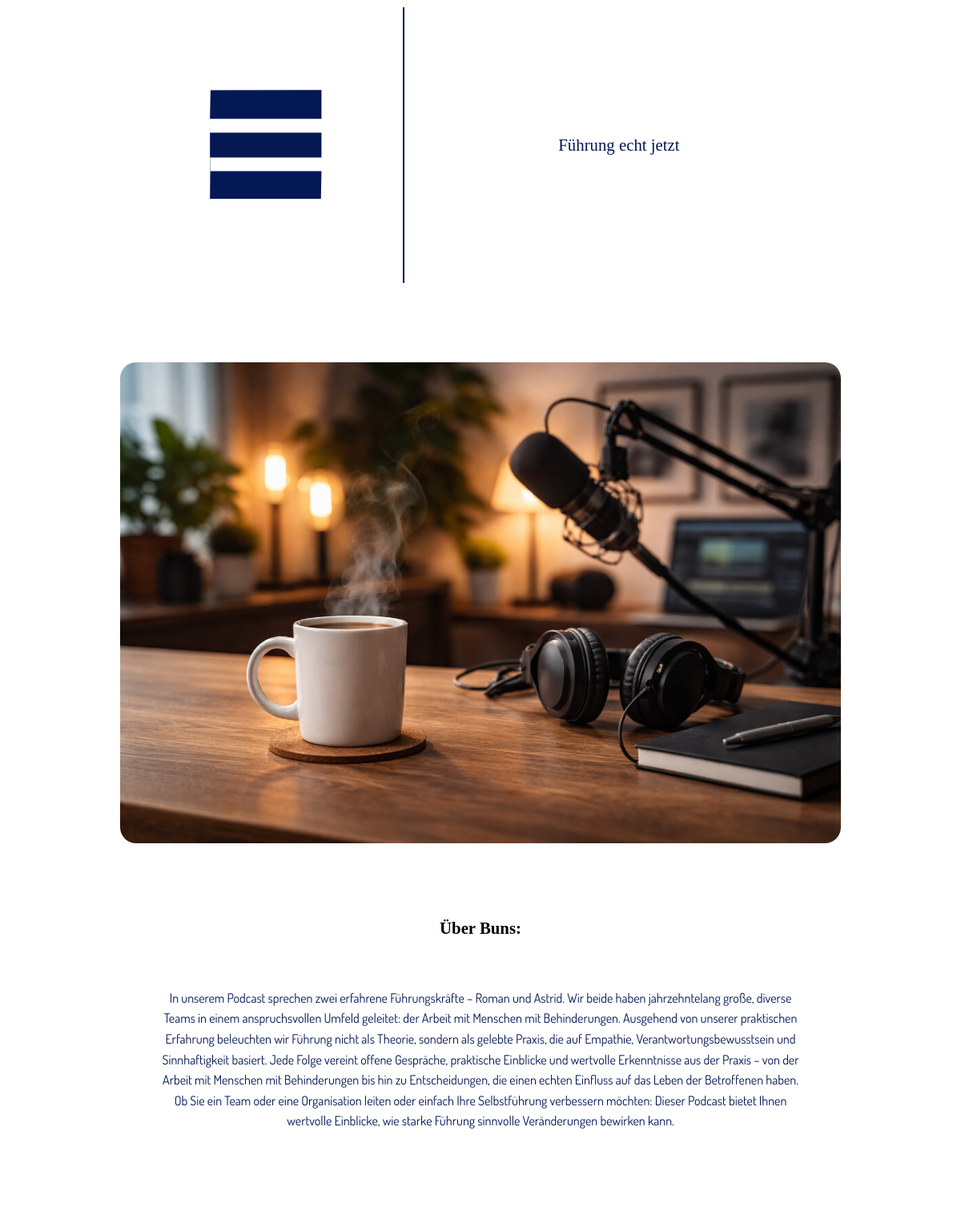
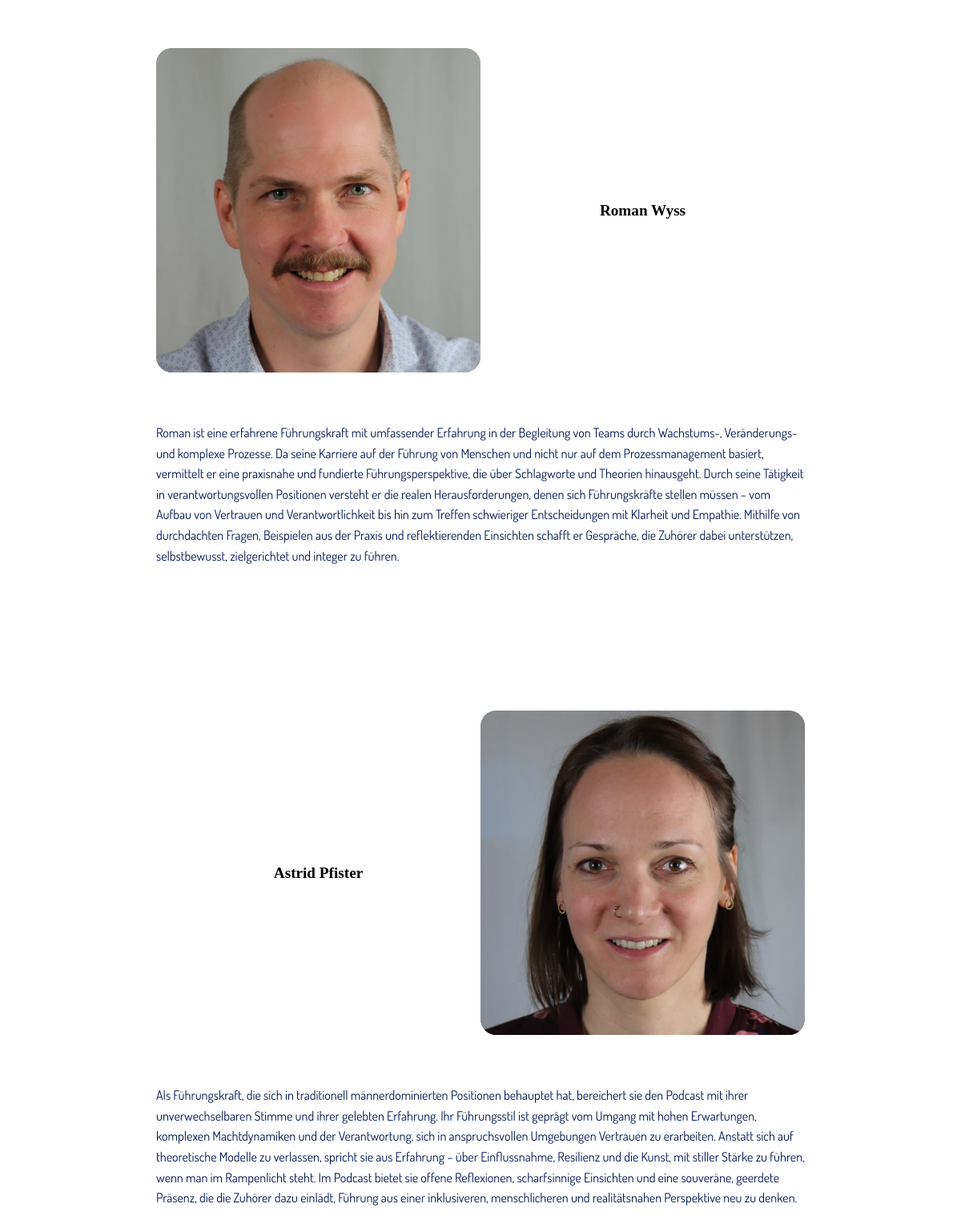
/about, run on the app's committed database (2 pictures, top to bottom).
### roman/models.py (models this page shows, shortened)
class AboutText(models.Model):
    numo= models.CharField(max_length=None)
    text= models.CharField(max_length=None)
    class Meta:
        ordering = ['numo']

### roman/views.py (the view)
# urls.py: path('about',views.Aboutpage.as_view(),name='about'),
class Aboutpage(TemplateView):
    template_name= 'roman/about.html'
    def get(self, request):
        bodytext={}
        words=AboutText.objects.all()
        for text in words:
            bodytext[text.numo]={"numo":text.numo,"text":text.text}
        homepics={}
        pics=HomePics.objects.all()
        for pic in pics:
            try:
                homepics[pic.name]=pic.mainpic.url
            except Exception as e:
                homepics[pic.name]="blank"
        args = {"bodytext":bodytext,"pics":homepics,"from":"adminhome"}
        return render(request,self.template_name,args)

### roman/templates/roman/about.html (shortened to what this page needs)
{% extends 'roman/nav.html' %}
{% load static %}
{% block pregroup %}
<link rel="stylesheet" href="{% static 'roman/css/about.css' %}">
<img class="banner" src="/static{{ pics.aboutbanner }}" alt="">
<div class="bannertext twotext science">
  {{bodytext.1.text}}
</div>
<div class="visiontext dosis spacetext">
  {{bodytext.2.text}}
</div>
<div class="card">
  <div class="fullfill">
    <img class="cardimg img1" src="/static{{ pics.aboutroman }}" alt="">
  </div>
  <div class="fullfill">
    <div class="center cardtitle twotext science">
      Roman Wyss
    </div>
  </div>
</div>
<div class="carddes dosis spacetext">
  {{bodytext.3.text}}
</div>
<div class="card">
  <div class="fullfill">
    <div class="center cardtitle twotext science">
      Astrid Pfister
    </div>
  </div>
  <div class="fullfill">
    <img class="cardimg img2" src="/static{{ pics.aboutastrid }}" alt="">
  </div>
</div>
<div class="carddes dosis spacetext">
  {{bodytext.4.text}}
</div>
{% endblock %}

### roman/templates/roman/nav.html (shortened to what this page needs)
{% load static %}
{% get_static_prefix as STATIC_PREFIX %}
<!DOCTYPE html>
<html lang="en" dir="ltr">
  <head>
  </head>
  <link rel="stylesheet"  href="{% static 'roman/css/nav.css' %}">
  <body>
    <div class="navbar" id=navbar>
      <div class="left">
        <div class="menuborder navitemsmall slideit">
          <div class="center menuclip"></div>
        </div>
        {% if request.get_full_path == '/' %}
          <div class="navitem fullfill">
            <div class="center science">
              Führung echt jetzt
            </div>
          </div>
        {% else %}
          <a class="navitem fullfill" href="{% url 'home' %}">
            <div class="center science">
              Führung echt jetzt
            </div>
          </a>
        {% endif %}
      </div>
    </div>
{% block pregroup %}{% endblock %}
  </body>
</html>

### static/roman/css/nav.css (style rules this page uses)
:root { --bodycolor: white; --logocolor: #041854; --textcolormain:#041854; --textcolortwo:black; --textcolorthree:white; --redcolor:#C00021; --buttonone:#041854; --buttontwo:#C00021; }
a { color:inherit; text-decoration: none; }
body { position: absolute; margin: 0%; box-sizing: border-box; padding:0px; left:0px; top:0px; font-size: 100%; height: 100%; width:100%; font-family: funnel; background-color: var(--bodycolor); color:var(--textcolormain); overflow-x: hidden; }
@media screen and (min-width: 900px) { body { --widtha:calc(100vw - 900px); margin-left: calc(var(--widtha) / 2); max-width: 900px; } }
.science { font-family: science; }
.dosis { font-family: dosis; }
.twotext { color:var(--textcolortwo) }
.fullfill { display: flex; height:100%; width:100%; min-height: 0; }
.center { margin:auto; text-align: center; }
.navbar { position: relative; height:7%; width:100%; display: flex; justify-content: space-between; font-size: 1.3em; padding: 1%; box-sizing: border-box; color:var(--textcolormain); }
.left { display: flex; align-content: flex-start; width:100%; }
.menuborder { border-right: 2px solid var(--textcolormain); }
.navitemsmall { display: flex; aspect-ratio:1/1; }
.menuclip { background-color:var(--logocolor); height:50%; width:50%; clip-path:polygon(10.0% 31.0%,10.4% 10.2%,91.0% 10.0%,91.0% 31.0%,10.0% 31.0%,10.0% 41.0%,10.0% 59.0%,91.0% 59.0%,91.0% 41.0%,10.0% 41.0%,10.0% 31.0%,10.0% 69.0%,91.0% 69.0%, 90.6% 89.0%,10.0% 89.0%,10.2% 69.0%,10.0% 31.0%); }

### static/roman/css/about.css (style rules this page uses)
.spacetext { line-height: 1.6; }
.banner { background-image: url("propics/podcastbanner.png"); width:100%; aspect-ratio: 1.5 / 1; border-radius: 20px; background-size: contain; margin-top:10%; margin-bottom:10%; }
.bannertext { font-size: 1.3em; text-align: center; font-weight: bolder; margin-bottom:7%; }
.visiontext { text-align: center; margin-left: 5%; margin-right: 5%; width:90%; margin-bottom:20%; }
.card { margin-left: 5%; margin-right: 5%; margin-bottom:7%; width:90%; display: grid; grid-template-columns: 50% 50%; }
.cardimg { width:100%; aspect-ratio:1/1; background-size: contain; background-repeat: no-repeat; border-radius: 20px; }
.cardtitle { font-size: 1.2em; font-weight: bold; }
.carddes { margin:5%; margin-bottom:20%; }
.img1 { background-image: url("propics/roman.jpg"); }
.img2 { background-image: url("propics/astrid.png"); }

### data on the page
AboutText: text "Über Buns:"
AboutText: text "In unserem Podcast sprechen zwei erfahrene Führungskräfte – Roman und Astrid. Wir beide haben jahrzehntelang große, diverse Teams in einem anspruchsvollen Umfeld geleitet: der Arbeit mit Menschen mit Behinderungen. Ausgehend von unserer praktischen Erfahrung beleuchten wir Führung nicht als Theorie, sondern als gelebte Praxis, die auf Empathie, Verantwortungsbewusstsein und Sinnhaftigkeit basiert. Jede Folge vereint offene Gespräche, praktische Einblicke und wertvolle Erkenntnisse aus der Praxis – von der Arbeit mit Menschen mit Behinderungen bis hin zu Entscheidungen, die einen echten Einfluss auf das Leben der Betroffenen haben. Ob Sie ein Team oder eine Organisation leiten oder einfach…"
AboutText: text "Roman ist eine erfahrene Führungskraft mit umfassender Erfahrung in der Begleitung von Teams durch Wachstums-, Veränderungs- und komplexe Prozesse. Da seine Karriere auf der Führung von Menschen und nicht nur auf dem Prozessmanagement basiert, vermittelt er eine praxisnahe und fundierte Führungsperspektive, die über Schlagworte und Theorien hinausgeht. Durch seine Tätigkeit in verantwortungsvollen Positionen versteht er die realen Herausforderungen, denen sich Führungskräfte stellen müssen – vom Aufbau von Vertrauen und Verantwortlichkeit bis hin zum Treffen schwieriger Entscheidungen mit Klarheit und Empathie. Mithilfe von durchdachten Fragen, Beispielen aus der Praxis und reflektierenden…"
AboutText: text "Als Führungskraft, die sich in traditionell männerdominierten Positionen behauptet hat, bereichert sie den Podcast mit ihrer unverwechselbaren Stimme und ihrer gelebten Erfahrung. Ihr Führungsstil ist geprägt vom Umgang mit hohen Erwartungen, komplexen Machtdynamiken und der Verantwortung, sich in anspruchsvollen Umgebungen Vertrauen zu erarbeiten. Anstatt sich auf theoretische Modelle zu verlassen, spricht sie aus Erfahrung – über Einflussnahme, Resilienz und die Kunst, mit stiller Stärke zu führen, wenn man im Rampenlicht steht. Im Podcast bietet sie offene Reflexionen, scharfsinnige Einsichten und eine souveräne, geerdete Präsenz, die die Zuhörer dazu einlädt, Führung aus einer…"
